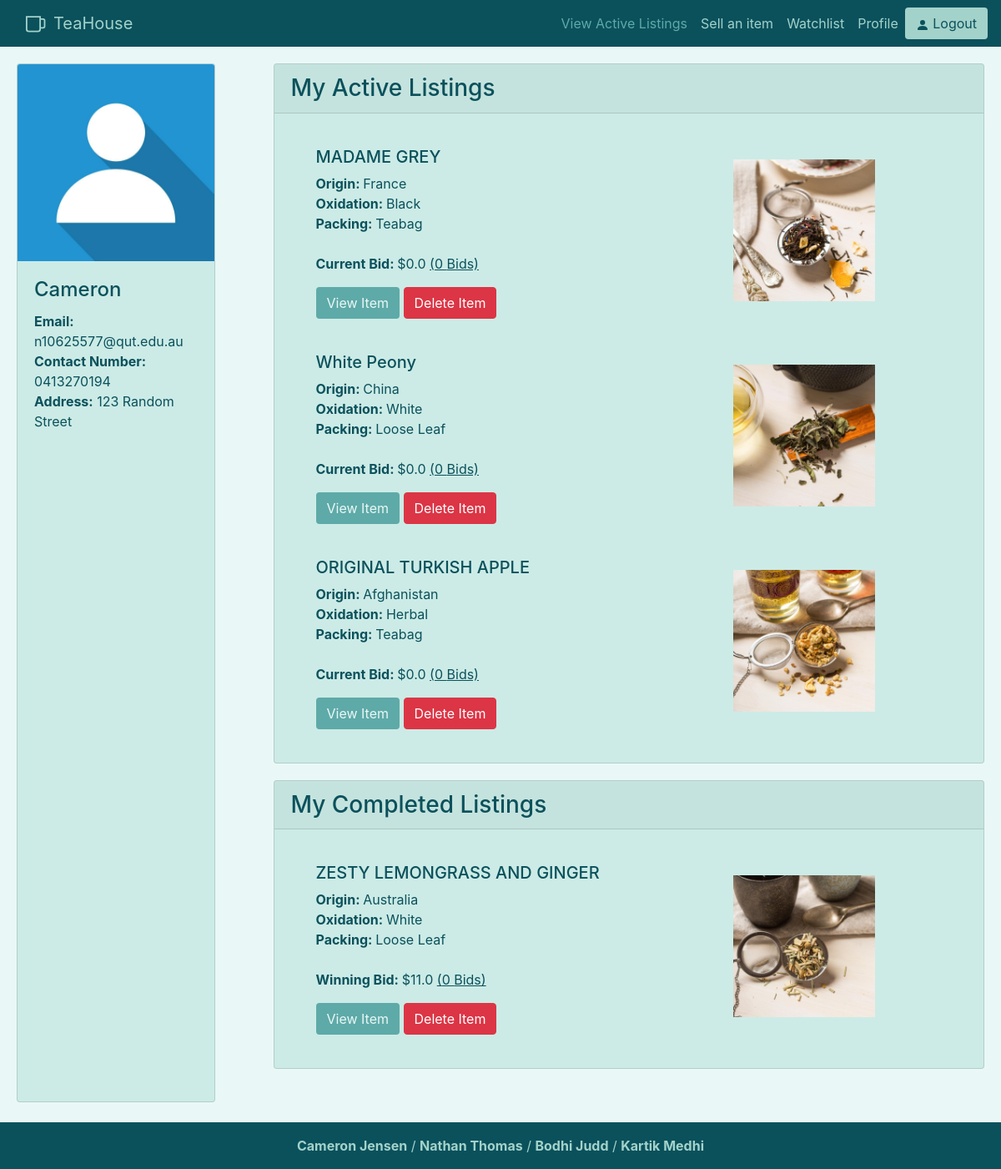
Screenshot of /profile (signed in) with the database file from the repository.
### auction/models.py (models this page shows)
class User(db.Model, UserMixin):
    __tablename__ = 'users'
    __table_args__ = {'extend_existing': True}
    id = db.Column(db.Integer, primary_key = True)
    username = db.Column(db.String(100), index=True, unique= True, nullable=False)
    email = db.Column(db.String(100), index = True, nullable = False)
    password_hash = db.Column(db.String(255),nullable=False)
    contact_number = db.Column(db.String(20), unique = True)
    address = db.Column(db.String(200), nullable=False)

class auctionListing(db.Model):
    __tablename__ = 'auctionListing'
    __table_args__ = {'extend_existing': True}
    id = db.Column(db.Integer, primary_key=True)
    user_id = db.Column(db.Integer, db.ForeignKey('users.id'), nullable=False)
    start_time = db.Column(db.DateTime, default=datetime.now(), nullable=False)
    end_time = db.Column(db.DateTime, nullable=False)
    starting_bid = db.Column(db.Float, nullable=False) #make 0 minimum
    current_bid = db.Column(db.Float, nullable=False) #same as above
    photos_url = db.Column(db.String())
    description = db.Column(db.String(255))
    weight = db.Column(db.Float, nullable=False)
    title = db.Column(db.String(100), nullable=False)
    tea_name = db.Column(db.String(60), nullable=False)
    origin_country = db.Column(db.String(60), nullable=False)
    oxidation = db.Column(db.String(60), nullable=False)
    packing = db.Column(db.String(60), nullable=False)
    bid_status = db.Column(db.Integer, nullable=False)
    total_bids = db.Column(db.Integer, nullable=False)

### auction/views.py (the view)
@bp.route('/profile')
@login_required
def profile():
    activeUserListings = auctionListing.query.filter_by(user_id = current_user.id, bid_status=1)
    completedUserListings = auctionListing.query.filter_by(user_id = current_user.id, bid_status=0)
    return render_template('profile.html', myActiveListings=activeUserListings, myCompletedListings = completedUserListings)

### auction/templates/profile.html
{% extends 'base.html' %}
{% block content %}
<div class="row">
    <div class="col-lg-3" style="padding-bottom: 40px;">
        <div class="card h-100" style="margin:20px;">
            <img class="card-img-top" src="/static/image/profile.jpg">
            <div class="card-body">
                <h4 class="card-title">{{current_user.username}}</h5>
                <b>Email:</b> {{current_user.email}}<br>
                <b>Contact Number:</b> {{current_user.contact_number}}<br>
                <b>Address:</b> {{current_user.address}}
            </div>
        </div>
    </div>
    <div class="col-lg" style="padding-bottom: 40px;">
        <div class="card" style="margin:20px">
            <h3 class="card-header">My Active Listings</h3>
            <div class="card-body">
            {% for listing in myActiveListings %}
            <div class="card-block listed-item">
                <div class="row">
                    <div class="col">
                        <h5>{{listing.title}}</h5>
                        <p><strong>Origin: </strong>{{listing.origin_country}}<br>
                            <strong>Oxidation: </strong>{{listing.oxidation}}<br>
                            <strong>Packing: </strong>{{listing.packing}}<br><br>
                            <strong>Current Bid: </strong>${{listing.current_bid}} <u>({{listing.total_bids}} Bids)</u>
                        </p>
                        <a href="/tea/{{listing.id}}" class="btn btn-default item-btn">View Item</a>
                        <a href="/tea/{{listing.id}}/delete" class="btn btn-danger">Delete Item</a>
                    </div>
                    <div class="col">
                        <img class="product-img" src="{{listing.photos_url}}">
                    </div>
                </div>
            </div>
            {% endfor %}
            </div>
        </div>
        <div class="card" style="margin:20px">
            <h3 class="card-header">My Completed Listings</h3>
            <div class="card-body">
            {% for listing in myCompletedListings %}
            <div class="card-block listed-item">
                <div class="row">
                    <div class="col">
                        <h5>{{listing.title}}</h5>
                        <p><strong>Origin: </strong>{{listing.origin_country}}<br>
                            <strong>Oxidation: </strong>{{listing.oxidation}}<br>
                            <strong>Packing: </strong>{{listing.packing}}<br><br>
                            <strong>Winning Bid: </strong>${{listing.current_bid}} <u>({{listing.total_bids}} Bids)</u>
                        </p>
                        <a href="/tea/{{listing.id}}" class="btn btn-default item-btn">View Item</a>
                        <a href="/tea/{{listing.id}}/delete" class="btn btn-danger">Delete Item</a>
                    </div>
                    <div class="col">
                        <img class="product-img" src="{{listing.photos_url}}">
                    </div>
                </div>
            </div>
            {% endfor %}
            </div>
        </div>
    </div>
</div>
{% endblock %}

### auction/static/css/style.css (style rules this page uses)
:root { --main: #5eaaa8; --light: #a3d2ca; --cardcol: #ccebe6; --dark: #0b515c; --darker: #03323a; --beige: #e8ded2; --lighter: #e9f8f6; }
body { background-color: var(--lighter); }
.btn-default { background-color: var(--light); color: var(--dark); }
.item-btn { background-color: var(--main) !important; color: var(--lighter) !important; }
.card { background-color: var(--cardcol); color: var(--dark); }
.product-img { max-height:200px; max-width:100%; min-height: 91px; height:auto; width:auto; display: block; margin: auto; object-fit: cover; padding: 15px;; }
.listed-item { padding: 20px 10px 20px 30px; min-height: 240px; }
p,h3 { color: var(--dark) }

### rows the page displays
User: username "Cameron", email "n10625577@qut.edu.au", contact_number "0413270194", address "123 Random Street"
auctionListing: title "MADAME GREY", origin_country "France", oxidation "Black", packing "Teabag", current_bid "0.0", total_bids "0", photos_url (picture)
auctionListing: title "White Peony", origin_country "China", oxidation "White", packing "Loose Leaf", current_bid "0.0", total_bids "0", photos_url (picture)
auctionListing: title "ORIGINAL TURKISH APPLE", origin_country "Afghanistan", oxidation "Herbal", packing "Teabag", current_bid "0.0", total_bids "0", photos_url (picture)
auctionListing: title "ZESTY LEMONGRASS AND GINGER", origin_country "Australia", oxidation "White", packing "Loose Leaf", current_bid "11.0", total_bids "0", photos_url (picture)
